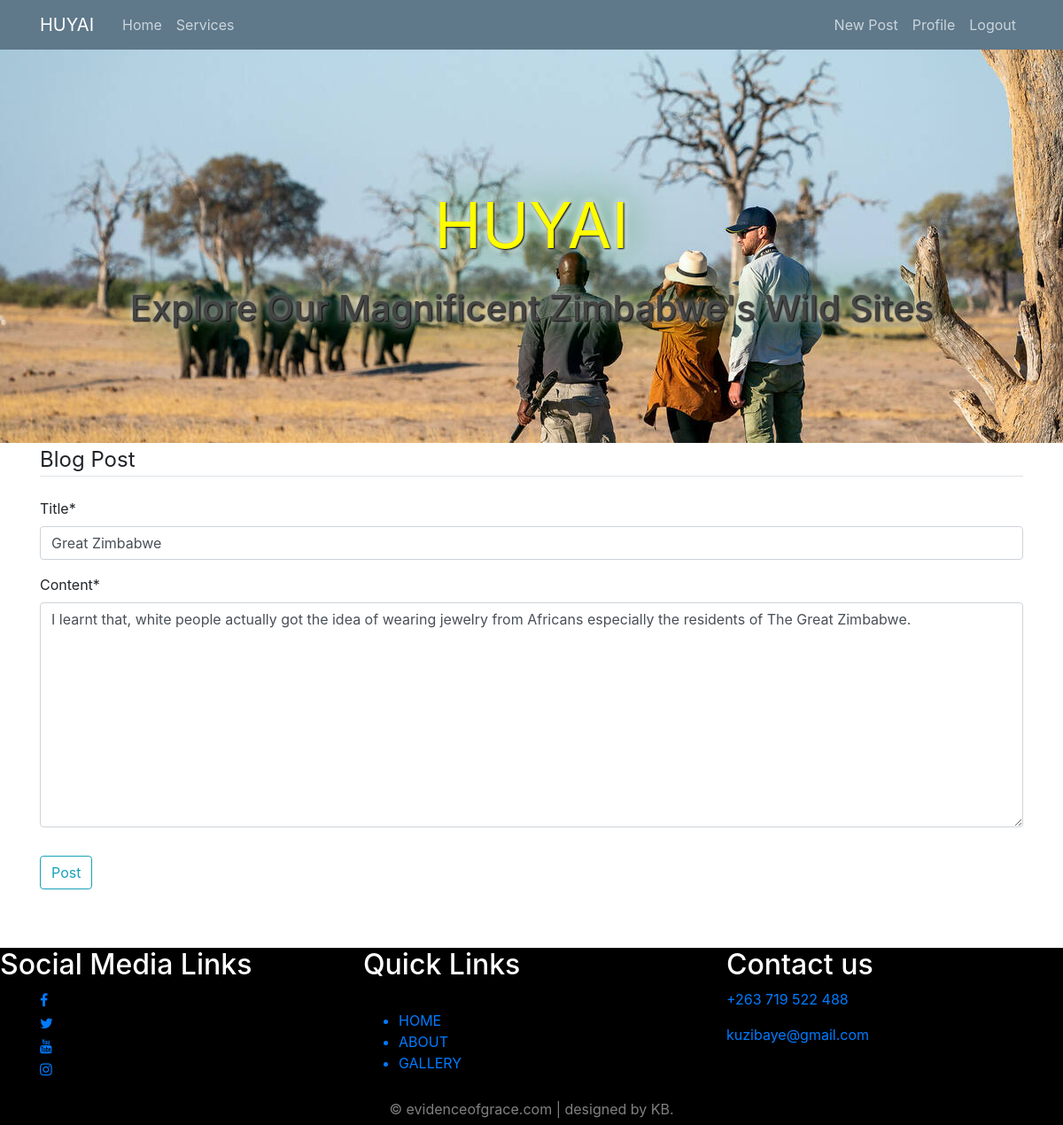
The page /post/2/update/ (signed in) on the database its author committed.
### blog/models.py (models this page shows, shortened)
class Post(models.Model):
	title = models.CharField(max_length=100)
	content = models.TextField()
	date_posted = models.DateTimeField(default=timezone.now)
	author = models.ForeignKey(User, on_delete=models.CASCADE)
	'''the difference between reverse and redirect is that reverse returns the url as a string and lets
	the urls.py redirect it, while redirect will send us to a specific url'''

### blog/views.py (the view, shortened to what this page needs)
# urls.py: path('post/<int:pk>/update/', PostUpdateView.as_view(), name='post-update'),
class PostUpdateView(LoginRequiredMixin, UserPassesTestMixin, UpdateView):
	model = Post
	fields = ['title', 'content']
	def test_func(self):
		post = self.get_object()
		if self.request.user == post.author:
			return True
		return False

### blog/templates/blog/post_form.html (shortened to what this page needs)
{% extends 'blog/base.html' %}
{% load crispy_forms_tags %}
{% block content %}
	<div class="content-section">
		<form method="POST">
			<fieldset class="form-group">
				<legend class="border-bottom mb-4"> Blog Post </legend>
				{{ form|crispy }}
			</fieldset>
			<div class="form-group">
				<button class="btn btn-outline-info" type="submit"> Post </button>
			</div>
		</form>
	</div>
{% endblock content %}

### rows shown on the page
Post: title "Great Zimbabwe", content "I learnt that, white people actually got the idea of wearing jewelry from Africans especially the residents of The Great Zimbabwe."
